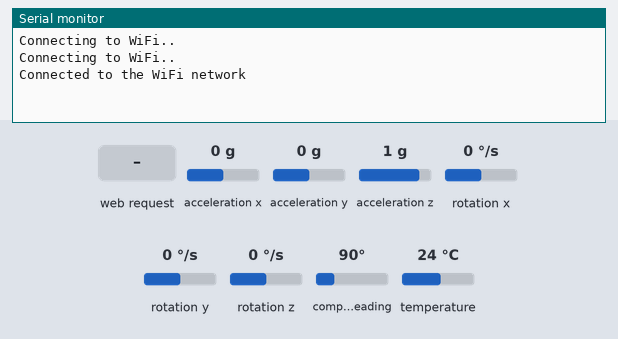
Bench run of a program on a simulated ESP8266 (Wemos D1 mini). Parts: the last lines printed to the serial monitor. The inputs (shaded band) are chosen by the test bench; at power-on: acceleration x 0 g, acceleration y 0 g, acceleration z 1 g, rotation x 0 °/s, rotation y 0 °/s, rotation z 0 °/s, compass heading 90°, temperature 24 °C. WiFi joins after 1.5 s; servers stay silent unless stated; uploads are accepted with an empty reply.

Above: at 3.7 s.
3.8 s: HTTP request GET /command received
At 4.2 s:
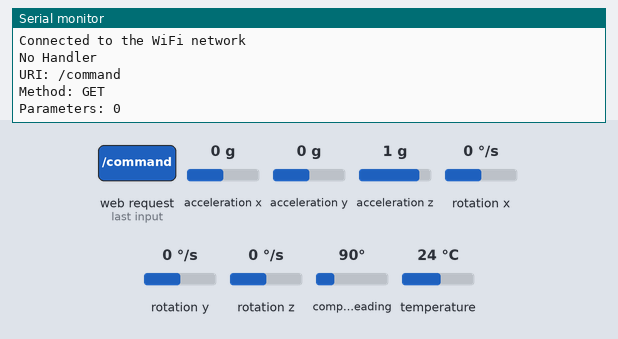
5.3 s: HTTP request GET /test received
At 6.6 s:
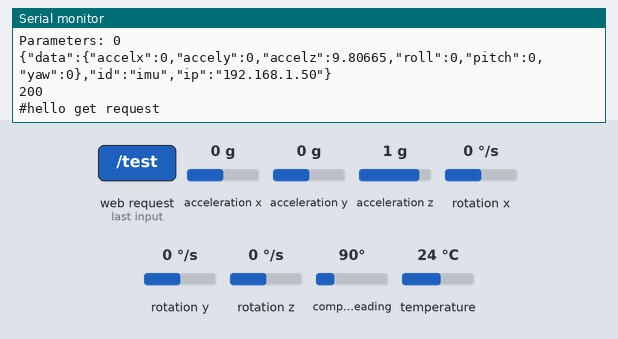

The program:

main.cpp
```cpp
#include <Arduino.h>
#include "ESP8266WiFi.h"
#include "ESPAsyncWebServer.h"
#include "ESP8266HTTPClient.h"
#include "ArduinoJson.h"
#include "Adafruit_LSM9DS1.h"
#include "Adafruit_Sensor.h"

#define DBG_OUTPUT_PORT Serial
#define debug_mode true
#define DBG_BAUD_RATE 115200
#define SEND_DELAY 5000 //ms // 50 ms works well
const char *ssid = "SPACESUITWIFI";
const char *password = "N@sASu!t";
String url = "http://192.168.1.1:80";
String id = "imu";
HTTPClient http;
String urlfull = url + ":80/" + id;

static unsigned long lastSend = 0;

StaticJsonBuffer<200> jsonBuffer;
JsonObject &data = jsonBuffer.createObject();
JsonObject &nesteddata = data.createNestedObject("data");

Adafruit_LSM9DS1 lsm = Adafruit_LSM9DS1();

AsyncWebServer server(80);

void (*resetFunc)(void) = 0;

bool handleDataPut(AsyncWebServerRequest *request, uint8_t *datas)
{
  if (debug_mode)
    DBG_OUTPUT_PORT.printf("[REQUEST]\t%s\r\n", (const char *)datas);
  DynamicJsonBuffer jsonBuffer;
  JsonObject &data = jsonBuffer.parseObject((const char *)datas);
  if (!data.success())
    return 0;

  if (!data.containsKey("command"))
    return 0;
  String command = data["command"];
  if (debug_mode)
  {
    DBG_OUTPUT_PORT.println("command: " + command);
  }
  return 1;
}

void handleNotFound(AsyncWebServerRequest *request)
{
  String message = "\nNo Handler\r\n";
  message += "URI: ";
  message += request->url();
  message += "\nMethod: ";
  message += (request->method() == HTTP_GET) ? "GET" : "POST";
  message += "\nParameters: ";
  message += request->params();
  message += "\n";
  for (uint8_t i = 0; i < request->params(); i++)
  {
    AsyncWebParameter *p = request->getParam(i);
    String name = p->name().c_str();
    String val = p->value().c_str();
    message += (name + " : " + val + "\r\n");
  }
  request->send(404, "text/plain", message);
  if (debug_mode)
    DBG_OUTPUT_PORT.print(message);
}

void setup()
{
  DBG_OUTPUT_PORT.begin(DBG_BAUD_RATE);
  delay(500);
  WiFi.begin(ssid, password);
  http.addHeader("operator", "text/plain");

  while (WiFi.status() != WL_CONNECTED)
  {
    delay(1000);
    if (debug_mode)
      DBG_OUTPUT_PORT.println("Connecting to WiFi..");
  }
  if (!lsm.begin())
  {
    if (debug_mode)
      DBG_OUTPUT_PORT.println("Oops ... unable to initialize the LSM9DS0. Check your wiring!");
    while (1)
      ;
  }
  else
  {
    lsm.setupAccel(lsm.LSM9DS1_ACCELRANGE_2G);
    lsm.setupMag(lsm.LSM9DS1_MAGGAIN_4GAUSS);
    lsm.setupGyro(lsm.LSM9DS1_GYROSCALE_245DPS);
  }
  if (debug_mode)
    DBG_OUTPUT_PORT.println("Connected to the WiFi network");

  server.on("/command", HTTP_PUT, [](AsyncWebServerRequest *request) {}, NULL, [](AsyncWebServerRequest *request, uint8_t *data, size_t len, size_t index, size_t total) {
    if (!handleDataPut(request, data))
        request->send(200, "text/plain", "false");
      else
        request->send(200, "text/plain", "true"); });

  server.on("/test", HTTP_GET, [](AsyncWebServerRequest *request) {
    DBG_OUTPUT_PORT.println("#hello get request");
    request->send(200, "text/plain", "Hello World Get");
  });
  server.onNotFound(handleNotFound);
  server.begin();
  data["id"] = id;
  data["ip"] = WiFi.localIP().toString();
}

void loop()
{
  // add data
  lsm.read();
  sensors_event_t a, m, g, temp;
  lsm.getEvent(&a, &m, &g, &temp);
  nesteddata["accelx"] = a.acceleration.x;
  nesteddata["accely"] = a.acceleration.y;
  nesteddata["accelz"] = a.acceleration.z;
  nesteddata["roll"] = g.gyro.x;
  nesteddata["pitch"] = g.gyro.y;
  nesteddata["yaw"] = g.gyro.z;
  if (millis() - lastSend >= SEND_DELAY)
  {
    lastSend += SEND_DELAY;
    if ((WiFi.status() == WL_CONNECTED))
    { //Check the current connection status
      String jsonStr;
      data.printTo(jsonStr);
      if (debug_mode)
        DBG_OUTPUT_PORT.println(jsonStr);
      http.begin(urlfull); //Specify the URL
      // put request
      int httpCode = http.PUT(jsonStr);
      if (httpCode > 0)
      { //Check for the returning code
        String payload = http.getString();
        if (debug_mode)
        {
          DBG_OUTPUT_PORT.println(httpCode);
          DBG_OUTPUT_PORT.println(payload);
        }
      }
      else
      {
        if (debug_mode)
        {
          DBG_OUTPUT_PORT.println("Error on HTTP put request");
          DBG_OUTPUT_PORT.println("Resetting...");
        }
        resetFunc(); //call reset
      }
      http.end(); //Free the resources
    }
  }
}
```

Measured:
- after the input at 3.8 s, the serial monitor: prints a new line at once (image 1)
- after the input at 5.3 s, the serial monitor: prints a new line at once (image 2)
